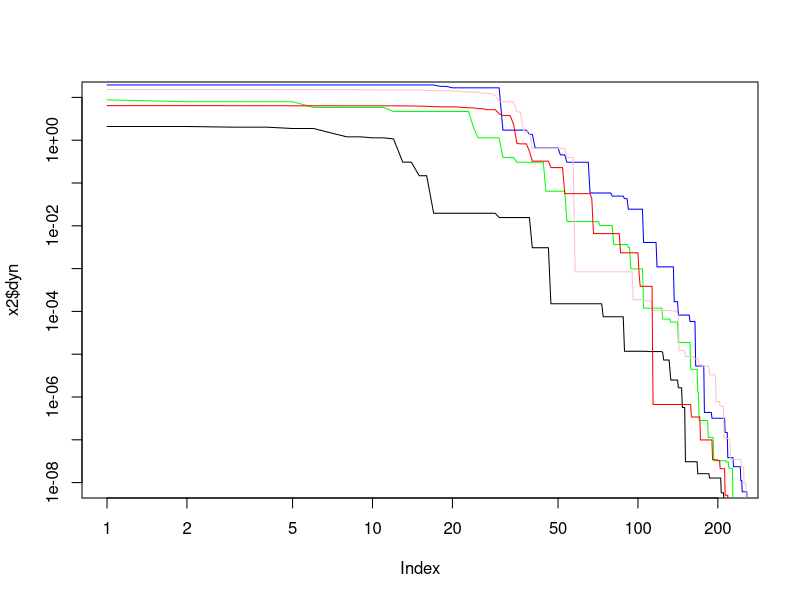

This figure's R source:


normal <- function() {
  x <- seq(-5,5, by = 0.01)
  plot(x, dnorm(x, mean = 0, sd = 1), type = "l")
  lines(x, dnorm(x, mean = 3, sd = 1), col = "pink")
  lines(x, dnorm(x, mean = -3, sd = 1), col = "purple")
  lines(x, dnorm(x, mean = 0, sd = 2), col = "blue")
  lines(x, dnorm(x, mean = 0, sd = 0.5), col = "green")
  cat(rnorm(n=10,mean=0,sd=1))
  
}

genereNormal <- function(x,sig1,sig2) {
  x1 <- rnorm(n=500,mean=x,sd=sig1)
  x2 <- rnorm(n=500,mean=x,sd=sig2)
  return (list(x1=x1,x2=x2))
}

genereNormalAngle <- function(x,sig1,sig2,theta) {
  x1 <- rnorm(n=500,mean=x,sd=sig1)
  x2 <- rnorm(n=500,mean=x,sd=sig2)
  
  X1 <- cos(theta) * x1+ sin(theta) * x2
  X2 <- -sin(theta) * x1 + cos(theta) * x2
  return (list(x1=X1,x2=X2))
}

plotNormal <- function() {
  x0 <- genereNormal(0,5,5)
  plot(x0$x1,x0$x2)
  
  x1 <- genereNormal(0,1,1)
  points(x1$x1,x1$x2, col="magenta")
  
  x2 <- genereNormal(0,1,5)
  points(x2$x1,x2$x2, col="green")
  
  x3 <- genereNormalAngle(0,1,5,pi/3)
  points(x3$x1,x3$x2, col="blue")
}

f <- function(x) {
  return(x[1]^2 + x[2]^2)
}

onePlusOneESFifthRule <- function(f,sigma,precision) {
  m <- runif(n=2,min=-5,max=5)
  dyn <- c()
  fitness <- f(m)
  sig <- sigma
  while(abs(fitness) > precision){
    xprime <- rnorm(n=2,mean=m,sd=sig)
    fxprime <- f(xprime)
    if(fitness > fxprime) {
      m <- xprime
      fitness <- fxprime
      sig <- sig * exp(1/3)
    } else {
      sig <- sig / (exp(1/3)^(1/4))
    }
    dyn <- c(dyn,f(m))
  }
  return (list(x=m,dyn=dyn));
}

onePlusOneES <- function(f,sigma,precision) {
  m <- runif(n=2,min=-5,max=5)
  dyn <- c()
  fitness <- f(m)
  while(abs(fitness) > precision){
    xprime <- rnorm(n=2,mean=m,sd=sigma)
    fxprime <- f(xprime)
    if(fitness > fxprime) {
      m <- xprime
      fitness <- fxprime
    }
    dyn <- c(dyn,f(m))
  }
  return (list(x=m,dyn=dyn));
}

execOnePlusOne <- function() {
  x <- onePlusOneES(f=f,sigma=10,precision=10^-2)
  x1 <- onePlusOneES(f=f,sigma=1,precision=10^-4)
  x2 <- onePlusOneES(f=f,sigma=0.1,precision=10^-6)
  x3 <- onePlusOneES(f=f,sigma=0.01,precision=10^-6)
  x4 <- onePlusOneES(f=f,sigma=0.001,precision=10^-6)
  cat(x1$x," ",f(x1$x))
  plot(x2$dyn,type="l", ylim = c(10^-8,10), log = "xy")
  lines(x1$dyn,col="green")
  lines(x$dyn,col="blue")
  lines(x3$dyn,col="pink")
  lines(x4$dyn,col="red")
}

execOnePlusOneFifthRule <- function() {
  x <- onePlusOneESFifthRule(f=f,sigma=10,precision=10^-10)
  x1 <- onePlusOneESFifthRule(f=f,sigma=1,precision=10^-10)
  x2 <- onePlusOneESFifthRule(f=f,sigma=0.1,precision=10^-10)
  x3 <- onePlusOneESFifthRule(f=f,sigma=0.01,precision=10^-10)
  x4 <- onePlusOneESFifthRule(f=f,sigma=0.001,precision=10^-10)
  cat(x1$x," ",f(x1$x))
  plot(x2$dyn,type="l", ylim = c(10^-8,10), log = "xy")
  lines(x1$dyn,col="green")
  lines(x$dyn,col="blue")
  lines(x3$dyn,col="pink")
  lines(x4$dyn,col="red")
}

main <- function() {
  execOnePlusOneFifthRule()
}

main()